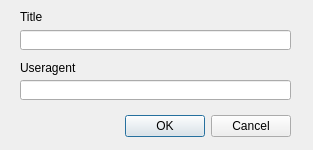
<?xml version="1.0" encoding="UTF-8"?>
<ui version="4.0">
 <class>UserAgentEdit</class>
 <widget class="QDialog" name="UserAgentEdit">
  <property name="geometry">
   <rect>
    <x>0</x>
    <y>0</y>
    <width>313</width>
    <height>150</height>
   </rect>
  </property>
  <property name="windowTitle">
   <string>Dialog</string>
  </property>
  <widget class="QDialogButtonBox" name="buttonBox">
   <property name="geometry">
    <rect>
     <x>-50</x>
     <y>110</y>
     <width>341</width>
     <height>32</height>
    </rect>
   </property>
   <property name="orientation">
    <enum>Qt::Horizontal</enum>
   </property>
   <property name="standardButtons">
    <set>QDialogButtonBox::Cancel|QDialogButtonBox::Ok</set>
   </property>
  </widget>
  <widget class="QLineEdit" name="textTitle">
   <property name="geometry">
    <rect>
     <x>20</x>
     <y>30</y>
     <width>271</width>
     <height>20</height>
    </rect>
   </property>
  </widget>
  <widget class="QLabel" name="label">
   <property name="geometry">
    <rect>
     <x>20</x>
     <y>10</y>
     <width>47</width>
     <height>13</height>
    </rect>
   </property>
   <property name="text">
    <string>Title</string>
   </property>
  </widget>
  <widget class="QLabel" name="label_2">
   <property name="geometry">
    <rect>
     <x>20</x>
     <y>60</y>
     <width>91</width>
     <height>16</height>
    </rect>
   </property>
   <property name="text">
    <string>Useragent</string>
   </property>
  </widget>
  <widget class="QLineEdit" name="textUseragent">
   <property name="geometry">
    <rect>
     <x>20</x>
     <y>80</y>
     <width>271</width>
     <height>20</height>
    </rect>
   </property>
  </widget>
 </widget>
 <resources/>
 <connections>
  <connection>
   <sender>buttonBox</sender>
   <signal>accepted()</signal>
   <receiver>UserAgentEdit</receiver>
   <slot>accept()</slot>
   <hints>
    <hint type="sourcelabel">
     <x>248</x>
     <y>254</y>
    </hint>
    <hint type="destinationlabel">
     <x>157</x>
     <y>274</y>
    </hint>
   </hints>
  </connection>
  <connection>
   <sender>buttonBox</sender>
   <signal>rejected()</signal>
   <receiver>UserAgentEdit</receiver>
   <slot>reject()</slot>
   <hints>
    <hint type="sourcelabel">
     <x>316</x>
     <y>260</y>
    </hint>
    <hint type="destinationlabel">
     <x>286</x>
     <y>274</y>
    </hint>
   </hints>
  </connection>
 </connections>
</ui>
